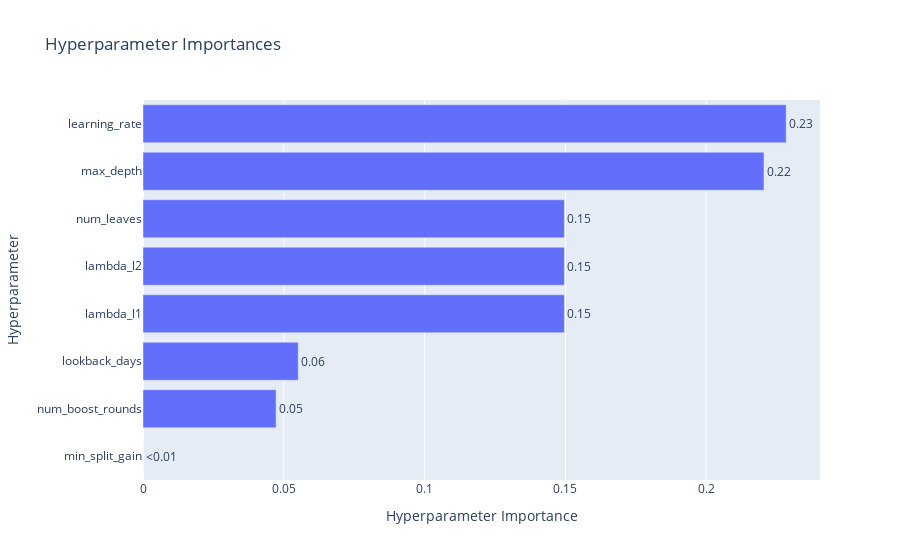

The code cell stored with this chart in its notebook:
### Code cell
plot_param_importances(study)

### Figure 1 — Plotly figure (JSON) as saved in the notebook; plotly's stock layout.template omitted (floating-point values rounded to 4 significant figures)
{"data": [{"cliponaxis": false, "hovertemplate": ["min_split_gain (FloatDistribution): 0.0<extra></extra>", "num_boost_rounds (IntDistribution): 0.04724409448818895<extra></extra>", "lookback_days (IntDistribution): 0.055118110236220444<extra></extra>", "lambda_l1 (FloatDistribution): 0.14960629921259844<extra></extra>", "lambda_l2 (FloatDistribution): 0.14960629921259844<extra></extra>", "num_leaves (IntDistribution): 0.14960629921259844<extra></extra>", "max_depth (IntDistribution): 0.22047244094488191<extra></extra>", "learning_rate (FloatDistribution): 0.22834645669291337<extra></extra>"], "name": "Objective Value", "orientation": "h", "text": ["<0.01", "0.05", "0.06", "0.15", "0.15", "0.15", "0.22", "0.23"], "textposition": "outside", "type": "bar", "x": [0, 0.04724, 0.05512, 0.1496, 0.1496, 0.1496, 0.2205, 0.2283], "y": ["min_split_gain", "num_boost_rounds", "lookback_days", "lambda_l1", "lambda_l2", "num_leaves", "max_depth", "learning_rate"]}], "layout": {"title": {"text": "Hyperparameter Importances"}, "xaxis": {"title": {"text": "Hyperparameter Importance"}}, "yaxis": {"title": {"text": "Hyperparameter"}}}}
